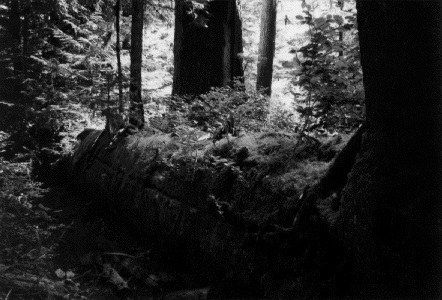
%> input picture SpecifyGammaWhenAdjustingContrastExample_01.jpg, 442 x 300 px
$ octave histo.m   (GNU Octave 9; MATLAB toolbox functions it lacks are replaced by stand-ins)
%> lines starting %> are read from the running program, lines starting %| are printed output that depends on the picture
clc;
clear all;
close all;
a=imread('SpecifyGammaWhenAdjustingContrastExample_01.jpg');
%> a is the input picture: size 300x442x3 uint8; min 0, max 255, mean 41.4
a=rgb2gray(a);
%> a: size 300x442 uint8
imshow(a);
figure;
a=double(a);
%> a: size 300x442 double
[m, n]=size(a);
%> m = 300; n = 442
hist=zeros(1,256);
for i=1:1:m
 for j=1:1:n
 curpix=a(i,j);
 hist(curpix+1)=hist(curpix+1)+1;
 end
end
%> after the loop, hist = 256 values, max 16616 at index 1, min 0 at index 251, mean 518
hist=hist/(m*n);
%> hist = 256 values, max 0.125 at index 1, min 0 at index 251, mean 0.00391
s=zeros(1,256);
for i=1:1:256
 for j=1:1:i
 s(i)=s(i)+hist(j);
 end
end
%> after the loop, s = 256 values from 0.125 to 1
% [4 lines of commented-out code are left out]
s=s*255;
%> s = 256 values from 31.95 to 255
b=zeros(m,n);
for i=1:1:m
 for j=1:1:n
 b(i,j)=s(a(i,j)+1);
 end
end
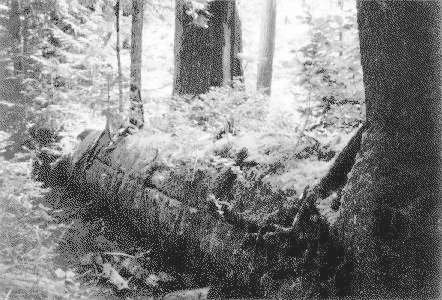
%> b: size 300x442 double; min 31.95, max 255, mean 131
b=uint8(b);
%> b: size 300x442 uint8
imshow(b);

$ run again, with 1.jpg copied over SpecifyGammaWhenAdjustingContrastExample_01.jpg
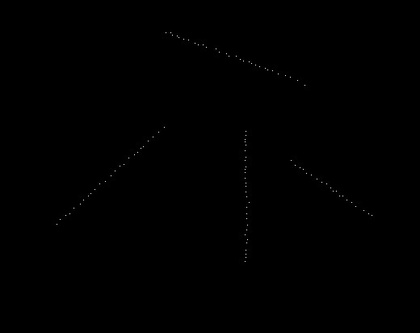
%> input picture 1.jpg, 420 x 333 px, shrunk from 520 x 412 before the run
%> a is the input picture: size 333x420x3 uint8; min 0, max 165, mean 0.2
%> after the loop `for i=1:1:m`: hist = 256 values, max 135749 at index 1, min 0 at index 49, mean 546.3
%> `hist=hist/(m*n);`: hist = 256 values, max 0.971 at index 1, min 0 at index 49, mean 0.00391
%> after the loop `for i=1:1:256`: s = 256 values from 0.971 to 1
%> `s=s*255;`: s = 256 values from 247.5 to 255
%> after the loop `for i=1:1:m`:
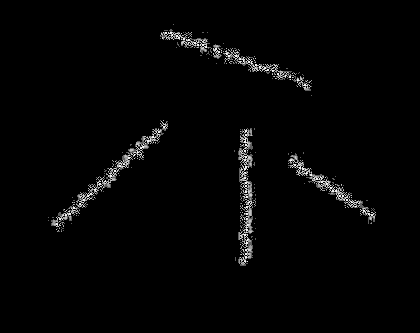
%> b: size 333x420 double; min 247.5, max 255, mean 247.6; drawn with min black and max white

$ run again, with assign1.jpg copied over SpecifyGammaWhenAdjustingContrastExample_01.jpg
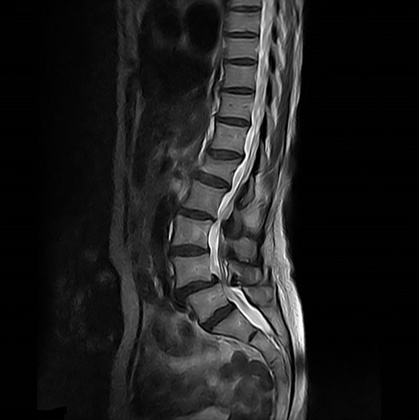
%> input picture assign1.jpg, 419 x 420 px, shrunk from 685 x 686 before the run
%> a is the input picture: size 420x419x3 uint8; min 0, max 255, mean 30
%> after the loop `for i=1:1:m`: hist = 256 values, max 38668 at index 2, min 5 at index 242, mean 687.4
%> `hist=hist/(m*n);`: hist = 256 values, max 0.22 at index 2, min 2.84e-05 at index 242, mean 0.00391
%> after the loop `for i=1:1:256`: s = 256 values from 0.109 to 1
%> `s=s*255;`: s = 256 values from 27.81 to 255
%> after the loop `for i=1:1:m`:
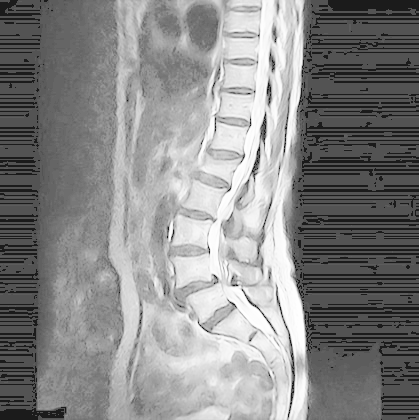
%> b: size 420x419 double; min 27.81, max 255, mean 136
